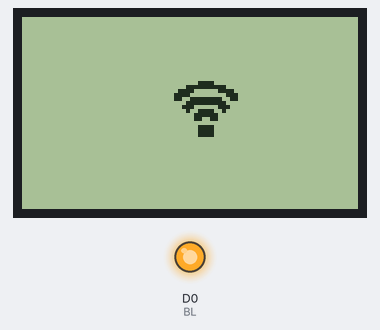
Bench run of a sketch on a simulated ESP8266 (NodeMCU). Shown: 84×48 one-colour display, output pins drawn as LEDs (lit = HIGH). WiFi joins after 1.5 s; servers stay silent unless stated; network time is answered at once with the bench clock; the local clock reads 2024-03-15 10:24:30 at power-on unless the sketch sets it; not simulated (calls return 0 or success): keys.h.

Above: at 0.1 s.
At 1.8 s:
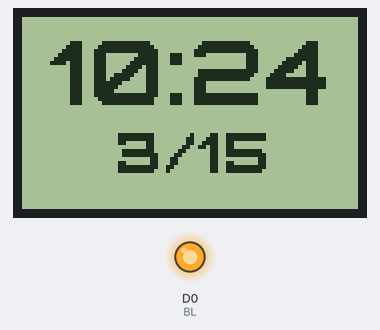
At 30.2 s:
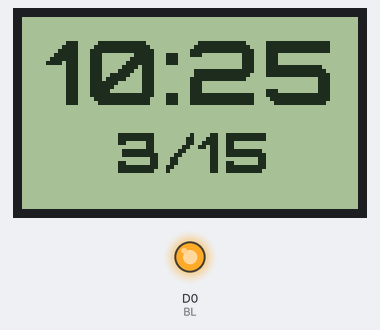
At 91.0 s:
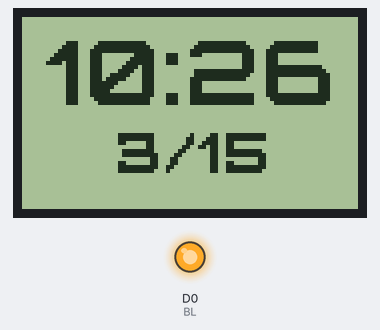

The sketch:

nokia5110-clock.ino
```cpp
#include <Adafruit_GFX.h>
#include <Adafruit_PCD8544.h>
#include "font.h"

#include <ESP8266WiFi.h>
#include <NTPClient.h>
#include <SPI.h>
#include <time.h>
#include <Timezone.h>
#include <WiFiUdp.h>

#include <DNSServer.h>            //Local DNS Server used for redirecting all requests to the configuration portal
#include <ESP8266WebServer.h>     //Local WebServer used to serve the configuration portal
#include <WiFiManager.h>          //https://github.com/tzapu/WiFiManager WiFi Configuration Magic

#include "util.h"
#include "weather.h"

#define SCLK D5
#define DIN D7
#define DC D1
#define CE D2
#define RST D3
#define BL D0

Adafruit_PCD8544 display = Adafruit_PCD8544(SCLK, DIN, DC, CE, RST);

const unsigned char wifiIcon [] PROGMEM = {
  0x03, 0xc0, 0x1f, 0xf8, 0x78, 0x1e, 0xf0, 0x07, 0xcf, 0xf3, 0x1f, 0xf8, 0x38, 0x1c, 0x13, 0xc8,
  0x07, 0xe0, 0x06, 0x60, 0x00, 0x00, 0x03, 0xc0, 0x03, 0xc0, 0x03, 0xc0, 0x00, 0x00
};

// Define NTP Client to get time
WiFiUDP ntpUDP;
NTPClient timeClient(ntpUDP);

// Timezone data from https://github.com/JChristensen/Timezone/blob/master/examples/WorldClock/WorldClock.ino
// US Pacific Time Zone (Las Vegas, Los Angeles, Seattle)
TimeChangeRule usPDT = {"PDT", Second, Sun, Mar, 2, -420};
TimeChangeRule usPST = {"PST", First, Sun, Nov, 2, -480};
Timezone timezone(usPDT, usPST);

void setup()   {
  Serial.begin(115200);

  setupDisplay();

  WiFi.mode(WIFI_STA); // explicitly set mode, esp defaults to STA+AP

  //WiFiManager, Local intialization. Once its business is done, there is no need to keep it around
  WiFiManager wm;

  bool res = wm.autoConnect("ESPClock"); // password protected ap
  if(!res) {
    Serial.println("Failed to connect");
    ESP.restart();
  }

  timeClient.begin();
  timeClient.update();
}

int scale = 2;
void setupDisplay() {
  // start display
  display.begin();

  // set contrast for display from 0-100
  display.setContrast(60);

  // set brightness with PWM (0-1024)
  analogWrite(BL, MAX_BRIGHTNESS);

  // Flip the display upside-down
  display.setRotation(2);

  display.clearDisplay();

  display.setTextColor(BLACK);
  display.setTextWrap(false);

  display.drawBitmap(display.width() / 2 - 4, display.height() / 2 - 8, wifiIcon, 16, 15, BLACK);
  display.display();
}

void drawCentredString(const String &buf, int x, int y, bool degree) {
    int16_t x1, y1;
    uint16_t w, h;
    display.getTextBounds(buf, x, y, &x1, &y1, &w, &h); //calc width of new string
    display.setCursor(x - w / 2, y - h / 2);
    display.print(buf);

    // if (degree) display.drawCircle(x1 + w / 2 + 2, y1 - h / 2, 2, BLACK);
    if (degree) display.drawRect(x1 + w / 2 + 1, y1 - h / 2, 3, 3, BLACK);
}

time_t rawtime;
int minuteNum,hourNum, monthNum, dayNum;
int vOffset = 6;

bool showBrightness = true;

int counter = 0;
int temperature = ERROR;

void loop() {
  if (counter % (60 * 5) == 0) {
    temperature = getWeather();
    counter = 0;
  }

  counter++;

  timeClient.update();

  rawtime = timeClient.getEpochTime();
  rawtime = timezone.toLocal(rawtime);

  // Update backlight brightness based on time of day
  analogWrite(BL, getBrightness(rawtime));

  // Since all of these variables are already functions, fancy variable names
  minuteNum = minute(rawtime);
  hourNum = hourFormat12(rawtime);
  monthNum = month(rawtime);
  dayNum = day(rawtime);

  display.clearDisplay();

  display.setFont(&Orbitron_Bold_22);
  String time = String(String(hourNum) + ":" + String(minuteNum < 10 ? "0" + String(minuteNum) : String(minuteNum)));
  drawCentredString(time, display.width() / 2, display.height() / 2 + vOffset, false);

  display.setFont(&Orbitron_Bold_14);
  String date = String(String(monthNum) + "/" + String(dayNum));

  int xOffset = temperature == ERROR ? 0 : -20;
  drawCentredString(date, display.width() / 2 + xOffset, display.height() / 2 + 14 + vOffset, false);

  if (temperature != ERROR) {
    drawCentredString(String(temperature), display.width() / 2 - xOffset + 1, display.height() / 2 + 14 + vOffset, true);
  }

  display.display();

  delay(1000);
}
```

util.h
```cpp
#include "sundata.h"

// From: https://gist.github.com/jrleeman/3b7c10712112e49d8607
int calculateDayOfYear(int day, int month, int year) {
  // Given a day, month, and year (4 digit), returns
  // the day of year. Errors return 999.

  int daysInMonth[] = {31,28,31,30,31,30,31,31,30,31,30,31};

  // Verify we got a 4-digit year
  if (year < 1000) {
    return 999;
  }

  // Check if it is a leap year, this is confusing business
  // See: https://support.microsoft.com/en-us/kb/214019
  if (year%4  == 0) {
    if (year%100 != 0) {
      daysInMonth[1] = 29;
    }
    else {
      if (year%400 == 0) {
        daysInMonth[1] = 29;
      }
    }
   }

  // Make sure we are on a valid day of the month
  if (day < 1)
  {
    return 999;
  } else if (day > daysInMonth[month-1]) {
    return 999;
  }

  int doy = 0;
  for (int i = 0; i < month - 1; i++) {
    doy += daysInMonth[i];
  }

  doy += day;
  return doy;
}

int calculateDayOfYear(time_t time) {
  tmElements_t tm;
  breakTime(time, tm);

  return calculateDayOfYear(tm.Day, tm.Month, tm.Year + 1970);
}

#define MIN_BRIGHTNESS 50
#define MAX_BRIGHTNESS 750
#define FADE_TIME 60

uint16_t getBrightness(time_t time) {
  int dayOfYear = calculateDayOfYear(time);
  dayOfYear = constrain(dayOfYear, 0, 365);

  uint16_t sunriseMinute = pgm_read_word_near(SUNRISE_DATA + dayOfYear);
  uint16_t sunsetMinute = pgm_read_word_near(SUNSET_DATA + dayOfYear);

  uint16_t minutes = hour(time) * 60 + minute(time);
  bool isDay = minutes > sunriseMinute && minutes <= sunsetMinute;

  uint16_t brightness = MAX_BRIGHTNESS;
  if (isDay) {
    if (minutes - sunriseMinute <= FADE_TIME) brightness = map(minutes - sunriseMinute, 0, FADE_TIME, MIN_BRIGHTNESS, MAX_BRIGHTNESS);
    else brightness = MAX_BRIGHTNESS;
  } else {
    if (minutes < sunriseMinute) brightness = MIN_BRIGHTNESS;
    else if (minutes - sunsetMinute <= FADE_TIME) brightness = map(minutes - sunsetMinute, 0, FADE_TIME, MAX_BRIGHTNESS, MIN_BRIGHTNESS);
    else brightness = MIN_BRIGHTNESS;
  }

  return brightness;
}
```

weather.h
```cpp
#include <ArduinoJson.h>
#include <ESP8266HTTPClient.h>
#include <WiFiClient.h>

#include "keys.h"

WiFiClient client;  // or WiFiClientSecure for HTTPS
HTTPClient http;

int ERROR = -999;

int getWeather() {
  // Send request
  http.useHTTP10(true);
  http.begin(client, HA_URL);
  http.addHeader("content-type", "application/json");
  http.addHeader("Authorization", HA_API_KEY);
  int status = http.GET();

  if (status == 200) {
    // Parse response
    DynamicJsonDocument doc(2048);
    deserializeJson(doc, http.getStream());

    // Disconnect
    http.end();

    return (int) doc["state"].as<float>();
  } else {
    return ERROR;
  }
}
```

Source omitted: font.h (data table, 28215 bytes), sundata.h (data table, 3630 bytes)

Measured:
- what the display in image 1 shows lasts 28.3 s, from 1.8 s to 30.1 s
- what the display in image 2 shows lasts 60.8 s, from 30.1 s to 90.9 s
